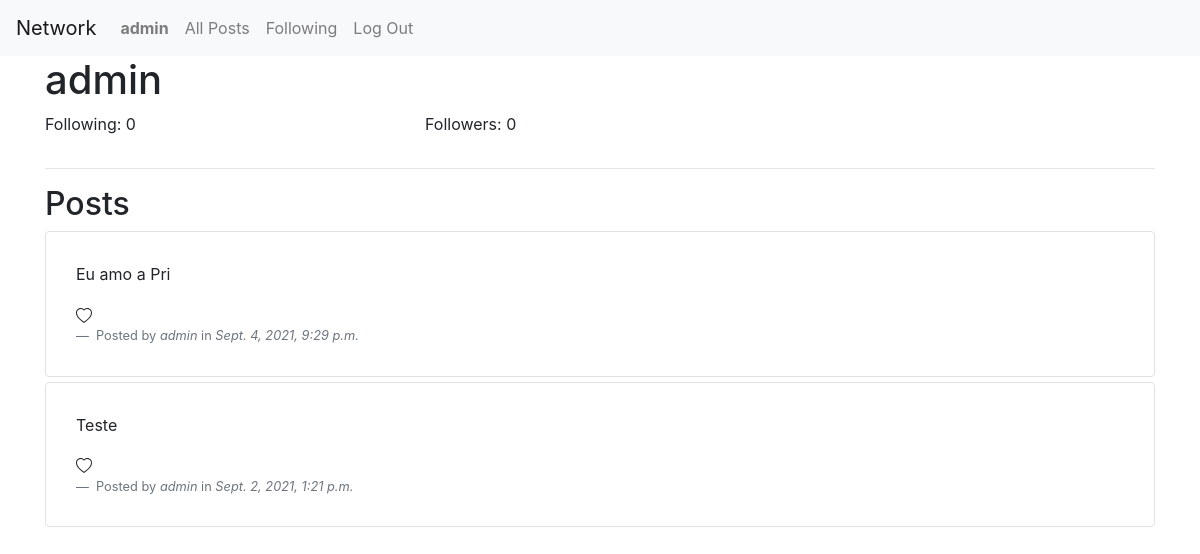
/u/admin (signed in), run on an earlier commit of the app's database.
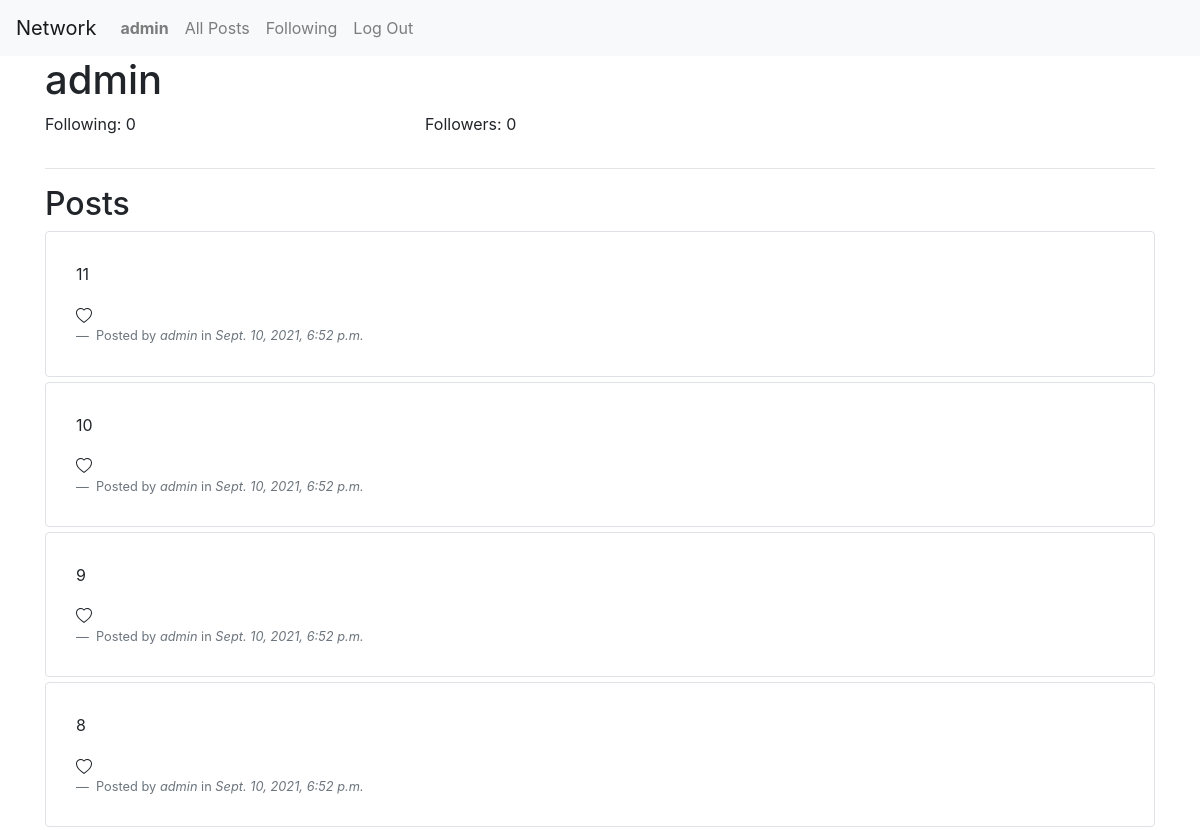
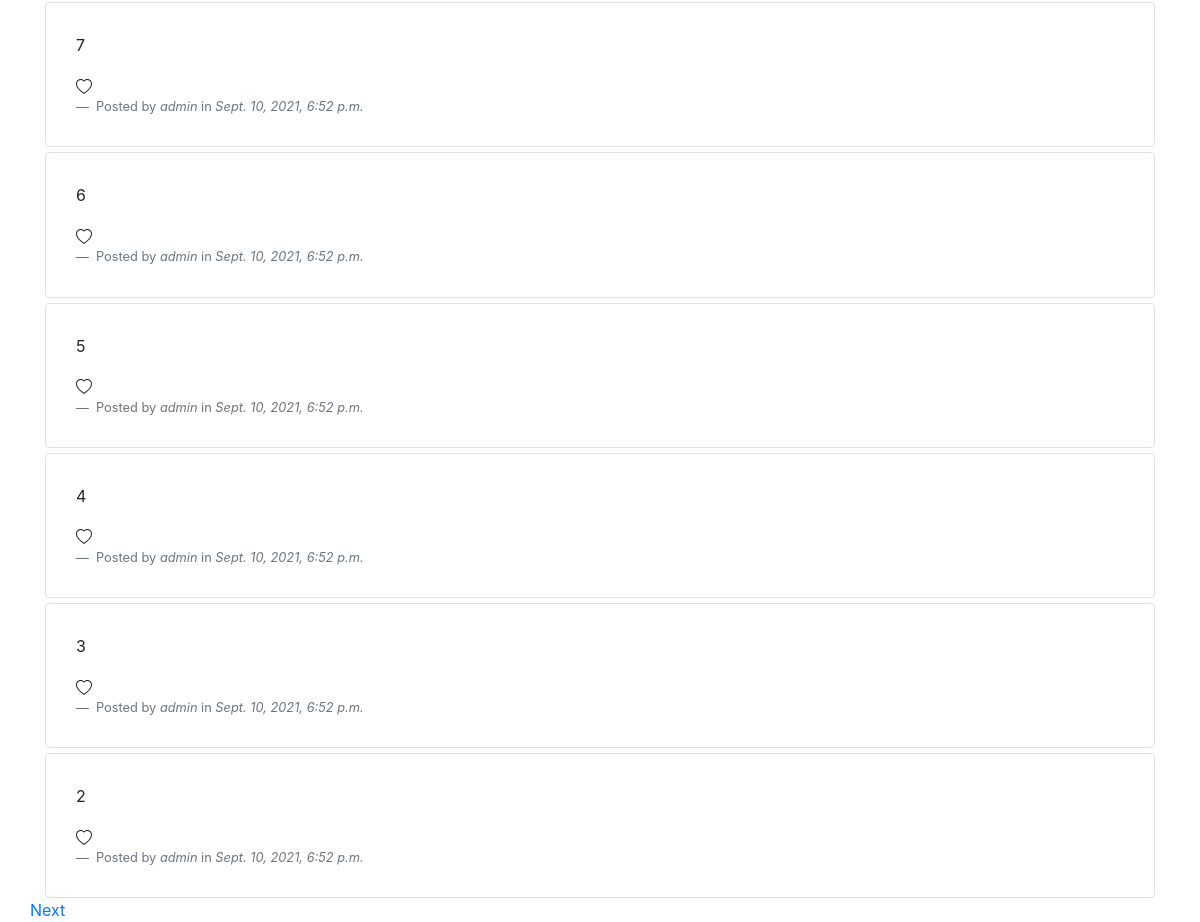
And on a later commit of the database (2 pictures, top to bottom).
### network/models.py (models this page shows)
class User(AbstractUser):
    pass

class Post(models.Model):
    author = models.ForeignKey("User", on_delete=models.CASCADE, related_name="author")
    content = models.TextField()
    dateTime = models.DateTimeField()

### network/views.py (the view)
# urls.py: path("u/<str:username>",views.profile, name="profile"),
@login_required
def profile(request, username):
    if request.method == "GET":
        currentUser = functions.ProfileData().get(request.user.username)
        postsPaginator = Paginator(functions.ProfileData().get(username).posts, 10)
        page_num = request.GET.get("page")
        page = postsPaginator.get_page(page_num)
        return render(
            request,
            "network/profile.html",
            {
                "profile": functions.ProfileData().get(username),
                "isFollowing": currentUser.checkIfIsFollowing(username),
                "page": page,
            },
        )
    elif (
        request.method == "POST"
    ):  # Create a form in the view that the submit button follows.
        functions.followOrUnfollowFollowedFollowing(username, request.user.username)
        return HttpResponseRedirect(reverse("profile", args=[username]))

### network/functions.py (called while the page is built)
    def checkIfIsFollowing(self, username):
        selfDataQuery = User.objects.get(username=self.username)
        userToCheckDataQuery = User.objects.get(username=username)
        followRelationQuery = FollowRelations.objects.filter(
            following=selfDataQuery
        ).filter(followed=userToCheckDataQuery)
        if followRelationQuery.count() > 0:
            return True
        return False

    def get(self, username):
        userModelData = User.objects.get(username=username)
        postModelData = Post.objects.filter(author=userModelData).order_by("-dateTime")
        self.username = username
        self.following = FollowRelations.objects.filter(
            following=userModelData
        ).count()
        self.followers = FollowRelations.objects.filter(
            followed=userModelData
        ).count()
        for post in postModelData:
            self.posts.append(post)
        return self

### network/templates/network/profile.html (shortened to what this page needs)
{% extends "network/layout.html" %}
{% block body %}
    <h1>{{ profile.username }}</h1>
    <div class="row">
        <div class="col">
            <p>Following: {{ profile.following }}</p>
        </div>
        <div class="col">
            <p>Followers: {{ profile.followers }}</p>
        </div>
        <div class="col">
        </div>
    </div>
    <hr>
    <h2>Posts</h2>
    <div class="posts">
        {% for post in page %}
        <div class="PostsDiv border rounded">
            <p>{{ post.content }}</p>
            <span> {{ post.likes }}</span>
            <footer class="blockquote-footer">
                Posted by <cite title="Source Title">{{ post.author }} </cite>in<cite tittle="Source Title"> {{ post.dateTime}}</cite>
            </footer>
        </div>
        {% endfor %}
        <div class="row center">
            {% if page.has_next %}
                <a href="{% url 'profile' profile.username %}?page={{ page.next_page_number }}">Next</a>
            {% endif %}
        </div>
    </div>
{% endblock %}

### network/templates/network/layout.html (shortened to what this page needs)
{% load static %}
<!DOCTYPE html>
<html lang="en">
    <head>
        <link rel="stylesheet" href="https://stackpath.bootstrapcdn.com/bootstrap/4.4.1/css/bootstrap.min.css">
        <link href="{% static 'network/styles.css' %}" rel="stylesheet">
    </head>
    <body>
        <nav class="navbar navbar-expand-lg navbar-light bg-light">
            <a class="navbar-brand" href="{% url 'index' %}">Network</a>
            <div>
              <ul class="navbar-nav mr-auto">
                {% if user.is_authenticated %}
                    <li class="nav-item">
                        <a class="nav-link" href="{% url 'profile' user.username %}"><strong>{{ user.username }}</strong></a>
                    </li>
                {% endif %}
                <li class="nav-item">
                  <a class="nav-link" href="{% url 'index' %}">All Posts</a>
                </li>
                {% if user.is_authenticated %}
                    <li class="nav-item">
                        <a class="nav-link" href="{% url 'following' %}">Following</a>
                    </li>
                    <li class="nav-item">
                        <a class="nav-link" href="{% url 'logout' %}">Log Out</a>
                    </li>
                {% endif %}
              </ul>
            </div>
          </nav>
        <div class="body container">
            {% block body %}
            {% endblock %}
        </div>
    </body>
</html>

### network/static/network/styles.css (style rules this page uses)
.PostsDiv { padding: 30px; margin-top: 5px; }

What changed in the data, as far as the page shows it:
removed Post: content "Eu amo a Pri", author "admin", dateTime "Sept. 4, 2021, 9:29 p.m."
removed Post: content "Teste", author "admin", dateTime "Sept. 2, 2021, 1:21 p.m."
added Post: content "11", author "admin", dateTime "Sept. 10, 2021, 6:52 p.m."
added Post: content "10", author "admin", dateTime "Sept. 10, 2021, 6:52 p.m."
added Post: content "9", author "admin", dateTime "Sept. 10, 2021, 6:52 p.m."
added Post: content "8", author "admin", dateTime "Sept. 10, 2021, 6:52 p.m."
added Post: content "7", author "admin", dateTime "Sept. 10, 2021, 6:52 p.m."
added Post: content "6", author "admin", dateTime "Sept. 10, 2021, 6:52 p.m."
added Post: content "5", author "admin", dateTime "Sept. 10, 2021, 6:52 p.m."
added Post: content "4", author "admin", dateTime "Sept. 10, 2021, 6:52 p.m."
added Post: content "3", author "admin", dateTime "Sept. 10, 2021, 6:52 p.m."
added Post: content "2", author "admin", dateTime "Sept. 10, 2021, 6:52 p.m."
Also different on the page:
text now shown: "Next"
